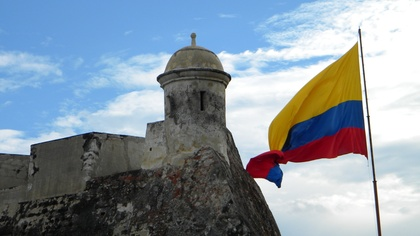
%> input picture HSV/cartagena.jpg, 420 x 236 px, shrunk from 3584 x 2016 before the run
$ octave a.m   (GNU Octave 9; MATLAB toolbox functions it lacks are replaced by stand-ins)
%> lines starting %> are read from the running program, lines starting %| are printed output that depends on the picture
%> further down, RGB is the input picture: size 236x420x3 uint8; mean R, G, B 137.3, 150.4, 161.8
### HSV/my_rgb2hsv.m
function [ H,S,V ] = my_rgb2hsv( I )

r=double(I(:,:,1))/255;
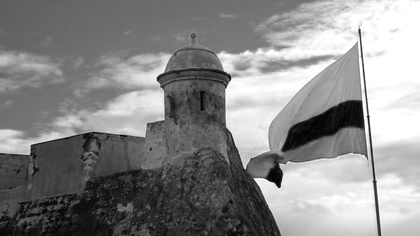
%> r: size 236x420 double; min 0, max 1, mean 0.539
g=double(I(:,:,2))/255;
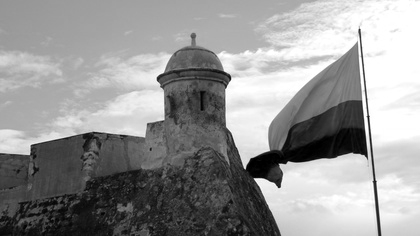
%> g: size 236x420 double; min 0, max 1, mean 0.59
b=double(I(:,:,3))/255;

[N M L]=size(I);
%> N = 236; M = 420; L = 3
Cmax=zeros(N,M);
d=zeros(N,M);
H=zeros(N,M);
S=zeros(N,M);
V=zeros(N,M);
for i=1:N
   for j=1:M
       maximo=max(max(r(i,j),g(i,j)),b(i,j));
       minimo=min(min(r(i,j),g(i,j)),b(i,j));
       Cmax(i,j)=maximo;
       Cmin(i,j)=minimo;
       d(i,j)=maximo-minimo;

%para H-----------
       if d(i,j)==0
           H(i,j)=0;
       end

       switch maximo
           case r(i,j)
               H(i,j)=60*mod((g(i,j)-b(i,j))/d(i,j),6);

           case g(i,j)
               H(i,j)=60*((g(i,j)-b(i,j))/d(i,j)+2);

           case b(i,j)
               H(i,j)=60*((g(i,j)-b(i,j))/d(i,j)+4);
       end

  %Fin H-----------------


  %Para S----------------
       if maximo==0
           S(i,j)=0;
       else
           S(i,j)=d(i,j)/maximo;
       end

  %Fin S---------------

  %Para V--------------
  V(i,j)=maximo;

  %fin V---------------
   end

end
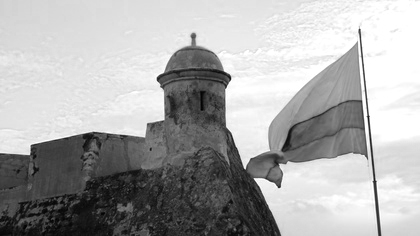
%> Cmax: size 236x420 double; min 0, max 1, mean 0.671
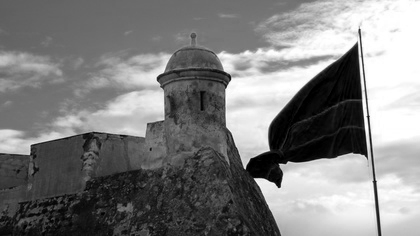
%> Cmin: size 236x420 double; min 0, max 1, mean 0.502
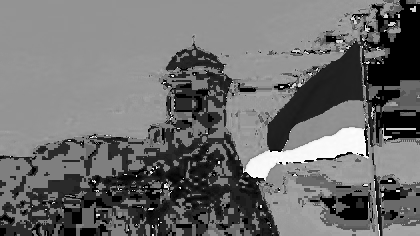
%> H: size 236x420 double; 8.3% of the values are NaN or infinite; the others: min 0, max 359.5, mean 168.5; drawn with min black, max white, NaN and infinite black
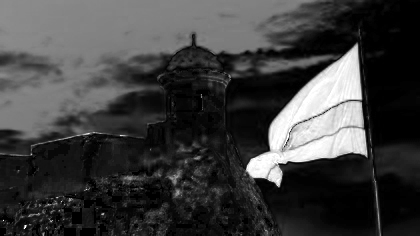
%> S: size 236x420 double; min 0, max 1, mean 0.245
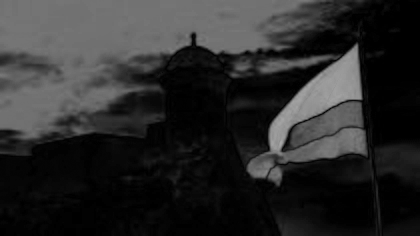
%> d: size 236x420 double; min 0, max 0.663, mean 0.169
H=H/360;

end

### HSV/a.m
RGB = imread('cartagena.jpg');

HSV = my_rgb2hsv(RGB);

imshow(RGB)
imshow(HSV)
